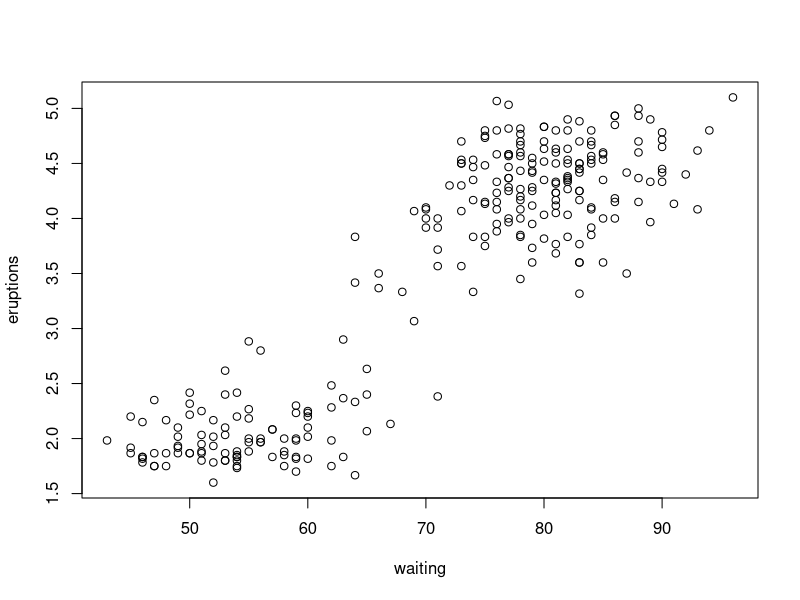
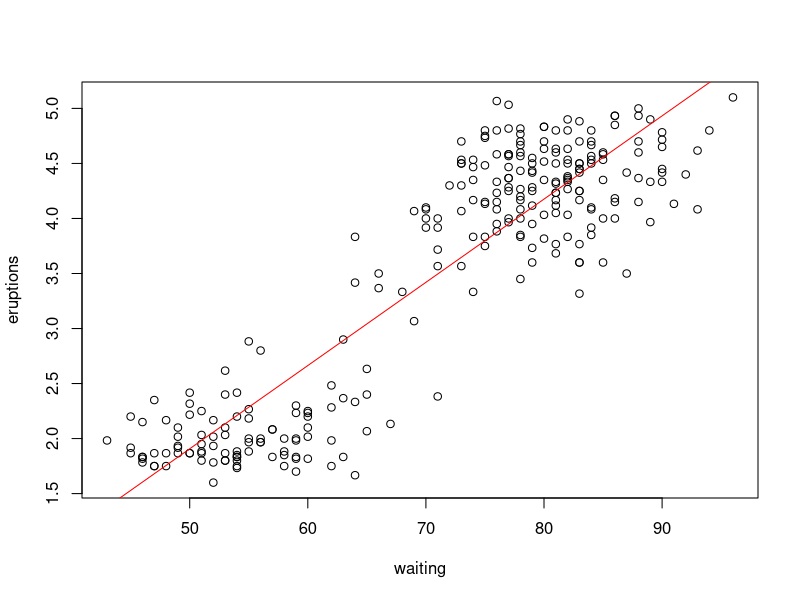
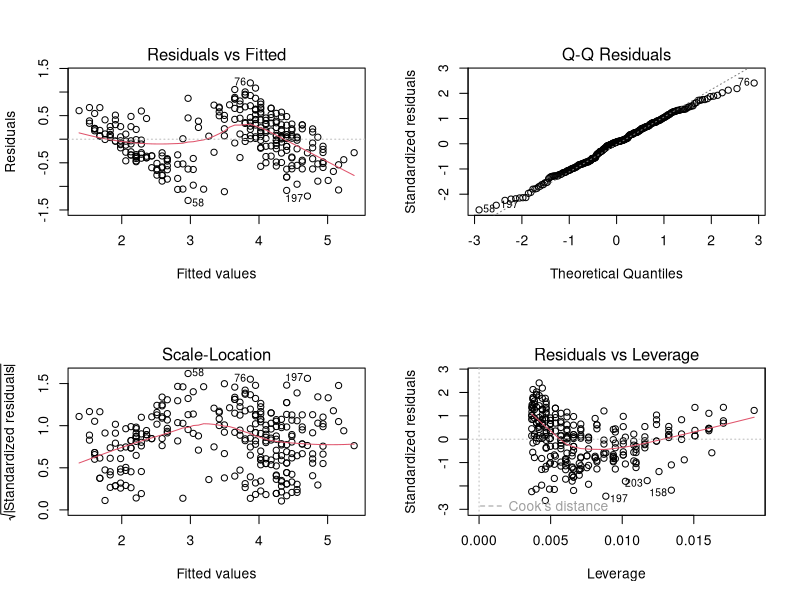
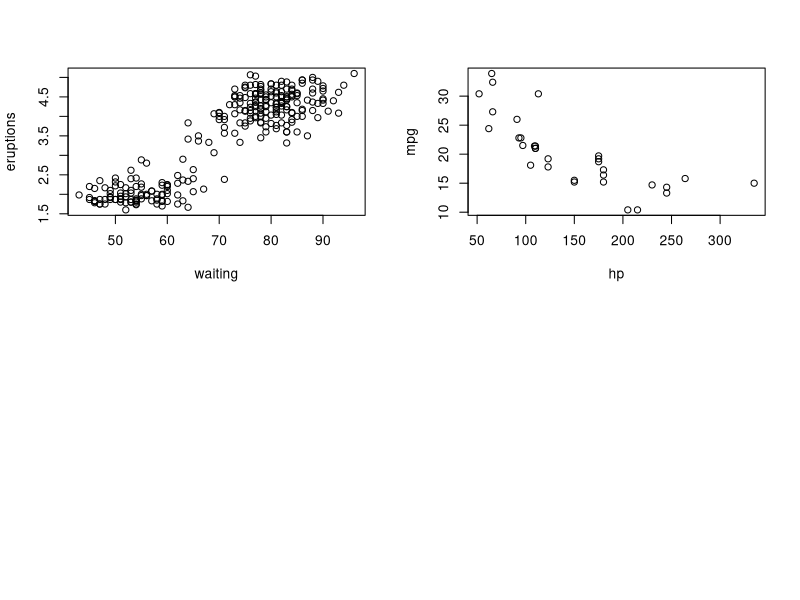
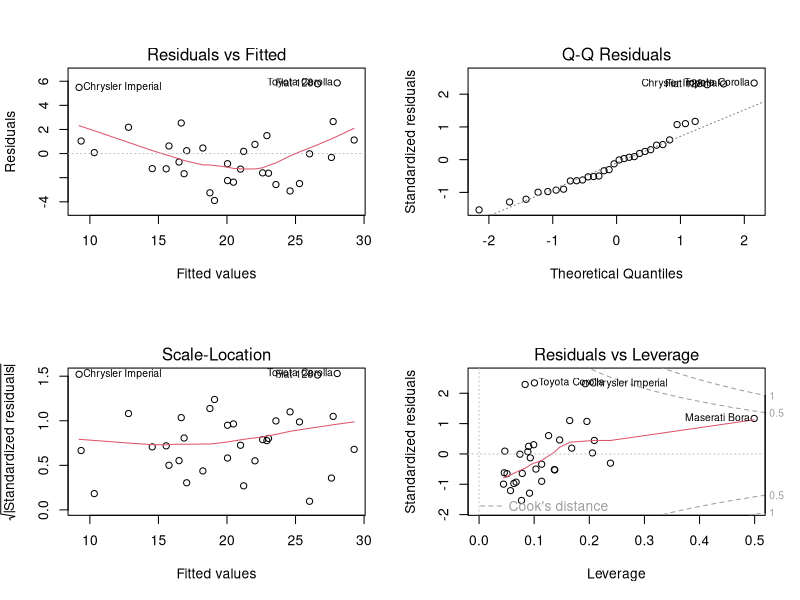
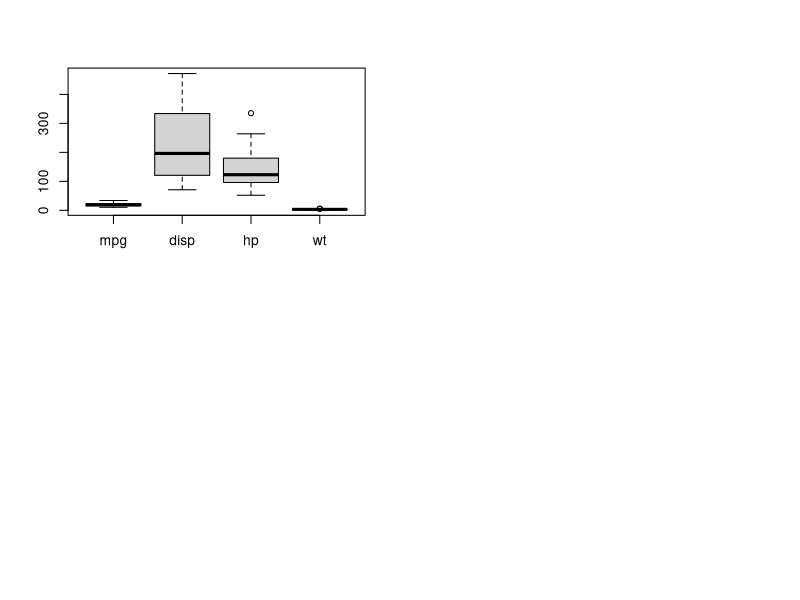

The R script that drew these images, in order:
View(faithful)
attach(faithful)
head(faithful,10)
names(faithful)
summary(faithful)
sapply(faithful, function(x) sum(is.na(x)))
plot(waiting,eruptions)                        #also written as plot(eruptions~waiting)
cor(faithful)                                  #for correlation
input<-faithful                                #to bring file from server to the environment
##Regresion model
eruption.lm = lm(eruptions ~ waiting, data =input)
summary(eruption.lm)
anova(eruption.lm)
#to check mathematically
input<-faithful
Probability<-data.frame(eruption.lm$fitted.values)
Residual<-data.frame(eruption.lm$residuals)
input[,"Probability"]<-Probability$eruption.lm.fitted.values
input[,"Residual"]<-Residual$eruption.lm.residuals
View(input)
sum(input$Residual)
summary(eruption.lm)
plot(eruptions~waiting)
abline(eruption.lm, col="red")                   #abline draws best fit line

#assumtion of reg model
#plot all assumptions in 2*2 format
par(mfrow=c(2,2))                                #plot 4 plots in one page
plot(eruption.lm)

library(lmtest)
dwtest(eruption.lm)

#linearity
plot(eruptions~waiting)
#prediction
#predict for 80 minutes
summary(eruption.lm)
y=-1.874016 +0.075628*80
y
y=0.160143+0.002219*80
y




#Multiple regression
input<-mtcars[,c("mpg","disp","hp","wt")]
names(input)
cor(input)
attach(input)
plot(hp,mpg)
model<- lm(mpg~disp+hp+wt, data=input)            #"~" is for dependency
model                                             #accuracy =80.83%
summary(model)
model2<-lm(mpg~hp+wt, data=input)
model2                                            #accuracy =81.48%
summary(model2)
par(mfrow=c(2,2))
plot(model)
#predict for hp=110 & wt=3.435
y=37.22727-0.03177*110-3.435*3.87783 
y
boxplot(input)                                   #to identify outliers:boxplot